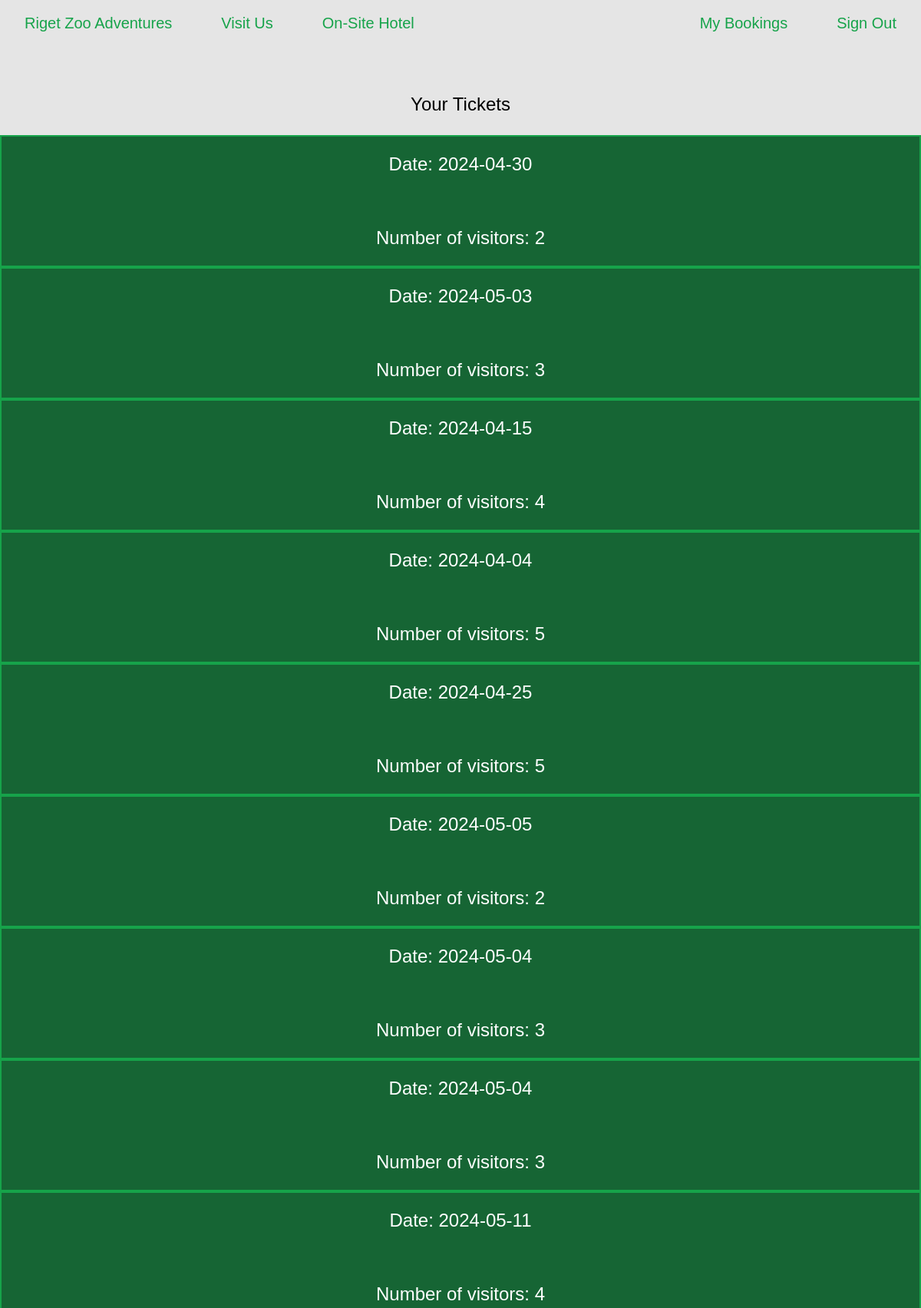
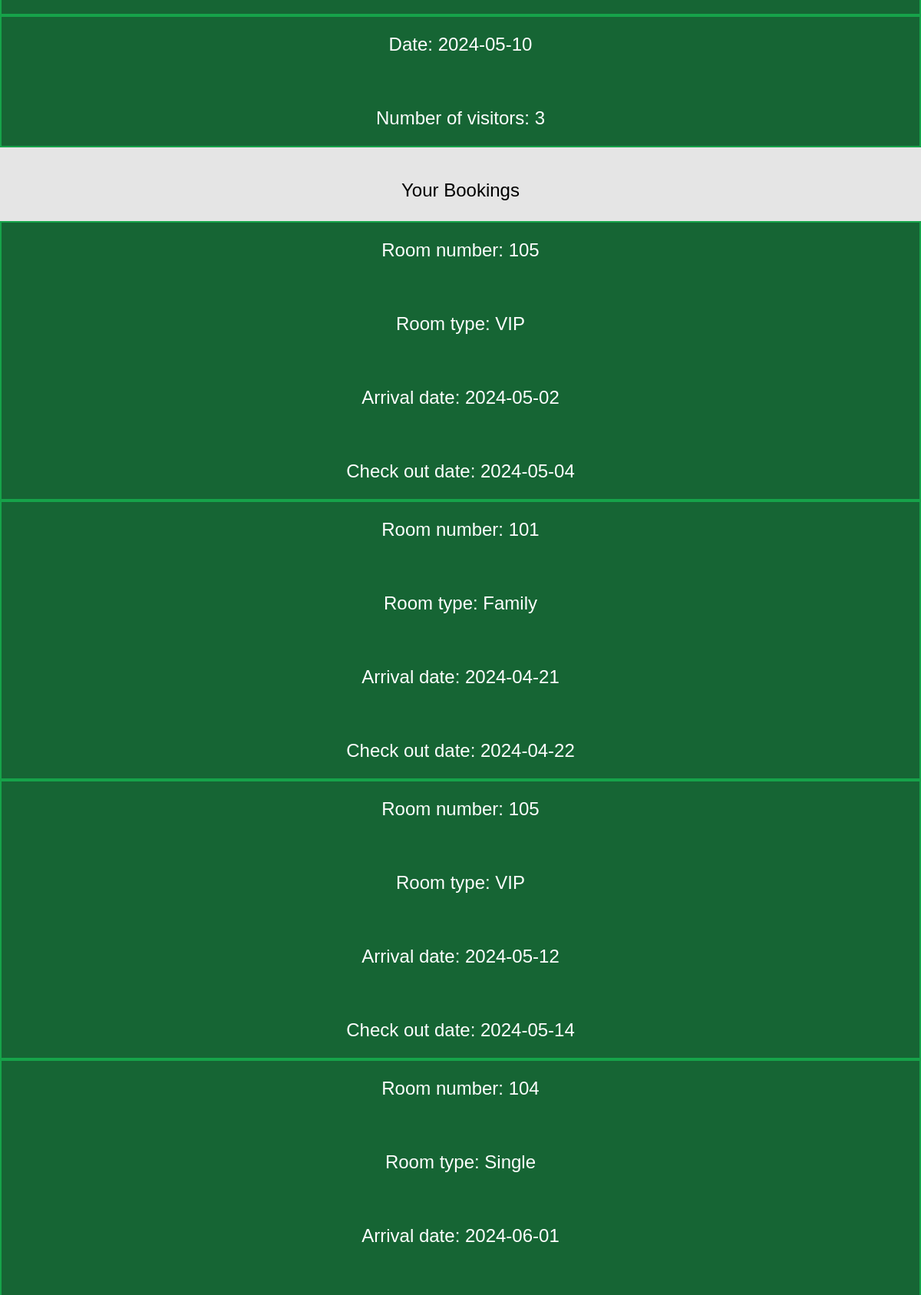
The page /pages/view.php (signed in, upper part) on the database its author committed (2 pictures, top to bottom).
### tables this page shows
CREATE TABLE `tickets` (
  `id` int(11) NOT NULL,
  `user_id` int(11) NOT NULL,
  `date` date NOT NULL,
  `num_visitors` int(11) NOT NULL
);

CREATE TABLE `bookings` (
  `id` int(11) NOT NULL,
  `user_id` int(11) NOT NULL,
  `room_id` int(11) NOT NULL,
  `check_in` date NOT NULL,
  `check_out` date NOT NULL
);

CREATE TABLE `rooms` (
  `id` int(11) NOT NULL,
  `room_num` int(11) NOT NULL,
  `room_type` varchar(255) NOT NULL
);

### components/view-tickets.php (called while the page is built)
<?php
include "../classes/database.php";
include "../classes/tickets-hotel.php";
$connect = new Database();
$conn = $connect->connect();
$booking = new Booking();
$ticket_data = $booking->view_ticket($conn, $_SESSION["id"]);

### classes/tickets-hotel.php (called while the page is built, shortened)
<?php
class Booking {
    function view_ticket($conn, $user_id) {
        $sql = "SELECT date, num_visitors FROM tickets
                WHERE user_id = ?";
        $stmt = $conn->prepare($sql);
        $stmt->bind_param("i", $user_id);
        $stmt->execute();
        $result = $stmt->get_result();
        return $result;
    }
    function view_booking($conn, $user_id) {
        $sql = "SELECT room_num, room_type, check_in, check_out FROM bookings
                JOIN rooms ON bookings.room_id = rooms.id
                WHERE user_id = ?";
        $stmt = $conn->prepare($sql);
        $stmt->bind_param("i", $user_id);
        $stmt->execute();
        $result = $stmt->get_result();
        return $result;
    }
}

### components/view-hotel.php (called while the page is built)
<?php
$booking_data = $booking->view_booking($conn, $_SESSION["id"]);

### pages/view.php (the view, shortened to what this page needs)
<!doctype html>
<html>
<?php
include "../components/head.php";
?>
<body>
<?php
include "../components/navbar.php";
?>
<br />
<p class="hero">Your Tickets</p>
<br />
<?php
include "../components/view-tickets.php";
?>
<?php while ($row = $ticket_data->fetch_assoc()): ?>
    <div class="ticket">
        <p>Date: <?= $row["date"] ?></p>
        <br />
        <p>Number of visitors: <?= $row["num_visitors"] ?></p>
    </div>
<?php endwhile ?>
<p class="hero">Your Bookings</p>
<br />
<?php
include "../components/view-hotel.php";
?>
<?php while ($row = $booking_data->fetch_assoc()): ?>
    <div class="ticket">
        <p>Room number: <?= $row["room_num"] ?></p>
        <br />
        <p>Room type: <?= $row["room_type"] ?></p>
        <br />
        <p>Arrival date: <?= $row["check_in"] ?></p>
        <br />
        <p>Check out date: <?= $row["check_out"] ?></p>
    </div>
<?php endwhile ?>
</body>
</html>

### components/head.php (shortened to what this page needs)
<head>
  <link href="../src/output.css" rel="stylesheet">
  <link href="../src/input.css" rel="stylesheet">
</head>

### components/navbar.php
<nav class="bg-neutral-300">
<div class="navbar">
    <ul>
        <li class="pagelink">
            <a href="../pages/">Riget Zoo Adventures</a>
        </li>
        <li class="pagelink">
            <a href="../pages/tickets.php">Visit Us</a>
        </li>
        <li class="pagelink">
            <a href="../pages/hotel.php">On-Site Hotel</a>
        </li>
        <?php if (!isset($_SESSION["email"])): ?>
            <li class="userlink">
                <a href="../pages/signin.php">Sign In</a>
            </li>
            <li class="userlink">
                <a href="../pages/create.php">Create Account</a>
            </li>
        <?php else: ?>
            <li class="userlink">
                <a href="../classes/signout.php">Sign Out</a>
            </li>
            <li class="userlink">
                <a href="../pages/view.php">My Bookings</a>
            </li>
        <?php endif ?>
    </ul>
</div>
</nav>
<br />

### src/input.css (style rules this page uses)
body { @apply bg-neutral-200; font-family: Verdana, Geneva, Tahoma, sans-serif; }
li { @apply px-8 text-green-600; }
.navbar { @apply sm:py-2 md:py-4 text-xl; text-decoration: none; }
.pagelink { @apply lg:flex lg:flex-row lg:float-left; }
.userlink { @apply lg:flex lg:flex-row-reverse lg:float-right; }
.hero { @apply justify-center sm:pt-5 sm:flex-auto sm:text-sm md:pt-10 md:flex md:text-2xl; }
.ticket { @apply border-solid border-2 border-green-600 bg-green-800; }
.ticket p { @apply justify-center text-white sm:py-5 sm:flex-auto sm:text-sm md:flex md:text-2xl; }

### rows shown on the page
tickets: date "2024-04-30", num_visitors "2"
tickets: date "2024-05-03", num_visitors "3"
tickets: date "2024-04-15", num_visitors "4"
tickets: date "2024-04-04", num_visitors "5"
tickets: date "2024-04-25", num_visitors "5"
tickets: date "2024-05-05", num_visitors "2"
tickets: date "2024-05-04", num_visitors "3"
tickets: date "2024-05-04", num_visitors "3"
tickets: date "2024-05-11", num_visitors "4"
tickets: date "2024-05-10", num_visitors "3"
bookings: room.room_num "105", room.room_type "VIP", check_in "2024-05-02", check_out "2024-05-04"
bookings: room.room_num "101", room.room_type "Family", check_in "2024-04-21", check_out "2024-04-22"
bookings: room.room_num "105", room.room_type "VIP", check_in "2024-05-12", check_out "2024-05-14"
bookings: room.room_num "104", room.room_type "Single", check_in "2024-06-01"
